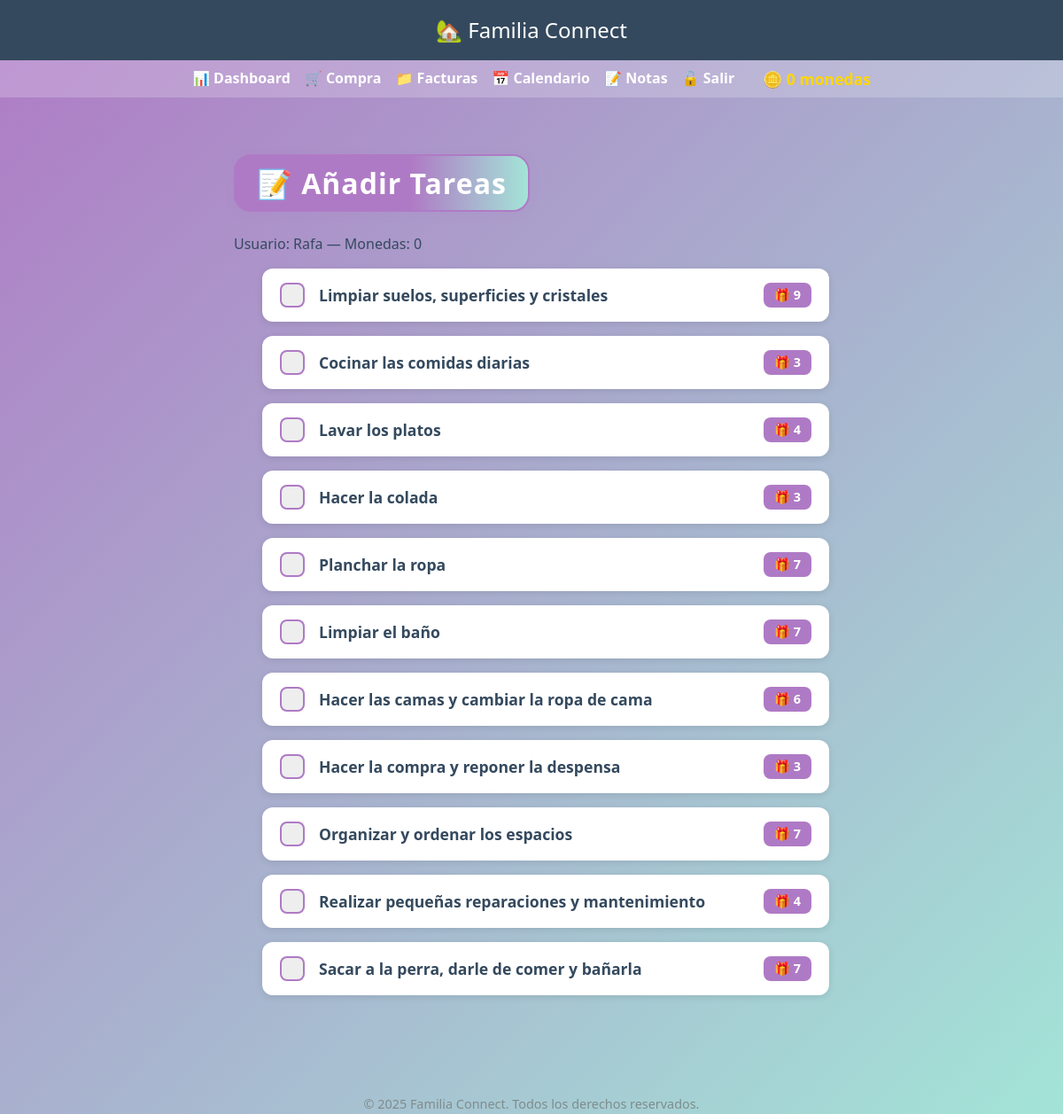
Screenshot of /añadir-tarea (signed in) with the database file from the repository.
### models.py (models this page shows, shortened)
class User(UserMixin, db.Model):
    id = db.Column(db.Integer, primary_key=True)
    username = db.Column(db.String(100), unique=True, nullable=False)
    password = db.Column(db.String(200), nullable=False)
    coins = db.Column(db.Integer, default=0)  # Monedas acumuladas por el usuario
    salary = db.Column(db.Float, default=0)  # Salario base del usuario
    tasks = relationship('Task', backref='user', lazy=True)
    coin_transactions = relationship('CoinTransaction', backref='user', lazy=True)
    claimed_rewards = relationship('ClaimedReward', backref='user', lazy=True)
    notes = relationship('Note', backref='user', lazy=True)

class TaskTemplate(db.Model):
    __tablename__ = 'task_template'
    id = db.Column(db.Integer, primary_key=True)
    description = db.Column(db.String(255), unique=True, nullable=False)
    reward_value = db.Column(db.Integer, default=1)

### app.py (the view, shortened to what this page needs)
@app.route("/añadir-tarea", methods=["GET", "POST"])
@login_required
def añadir_tarea():
    sync_daily_tasks_for_user(current_user)  # Para asegurarnos tareas diarias existen para usuario
    hoy = date.today()
    plantillas = TaskTemplate.query.all()
    tareas_estado = []
    for plantilla in plantillas:
        tarea_usuario = Task.query.filter_by(user_id=current_user.id, description=plantilla.description, date=hoy).first()
        tareas_estado.append({
            'description': plantilla.description,
            'reward_value': plantilla.reward_value,
            'completed': tarea_usuario.completed if tarea_usuario else False,
            'task_id': tarea_usuario.id if tarea_usuario else None
        })
    return render_template("añadir_tarea.html", user=current_user, tareas_estado=tareas_estado)

### app.py (called while the page is built, shortened)
@login_manager.user_loader
def load_user(user_id):
    return User.query.get(int(user_id))

def sync_daily_tasks_for_user(user):
    hoy = date.today()
    plantillas = TaskTemplate.query.all()
    for plantilla in plantillas:
        existe = Task.query.filter_by(user_id=user.id, description=plantilla.description, date=hoy).first()
    db.session.commit()

@app.context_processor
def inject_monedas_usuario():
    if current_user.is_authenticated:
        return dict(monedas_usuario=current_user.coins or 0)
    return dict(monedas_usuario=0)

### templates/añadir_tarea.html (shortened to what this page needs)
{% extends "base.html" %}
{% block content %}
<div class="container">
  <h2 class="titulo">📝 Añadir Tareas</h2>
  <p>Usuario: {{ user.username }} — Monedas: {{ user.coins or 0 }}</p>
  <ul class="lista">
    {% for tarea in tareas_estado %}
      <li class="item-tarea">
        <label class="checkbox-container">
          <span class="checkmark"></span>
        </label>
        <div class="descripcion-tarea">
          <div class="texto-tarea">{{ tarea.description }}</div>
          <div class="recompensa-tarea">🎁 {{ tarea.reward_value }}</div>
        </div>
      </li>
    {% endfor %}
  </ul>
</div>
{% endblock %}

### templates/base.html (shortened to what this page needs)
<!DOCTYPE html>
<html lang="es">
<head>
  <link href="https://cdn.jsdelivr.net/npm/bootstrap@5.3.0/dist/css/bootstrap.min.css" rel="stylesheet" />
</head>
<body>
  <header>🏡 Familia Connect</header>
  <nav>
    <a href="{{ url_for('dashboard') }}">📊 Dashboard</a>
    <a href="{{ url_for('lista_compra') }}">🛒 Compra</a>
    <a href="{{ url_for('facturas') }}">📁 Facturas</a>
    <a href="{{ url_for('calendario_tareas') }}">📅 Calendario</a>
    <a href="{{ url_for('notas') }}">📝 Notas</a>
    <a href="{{ url_for('auth.logout') }}">🔓 Salir</a>
    <span class="coin-counter">🪙 {{ monedas_usuario }} monedas</span>
  </nav>
  <div class="container">
    {% block content %}
    {% endblock %}
  </div>
</body>
<footer class="footer-note">
  &copy; 2025 Familia Connect. Todos los derechos reservados.
</footer>
</html>

### templates/base.html (style rules this page uses)
* { box-sizing: border-box; }
body { font-family: 'Segoe UI', sans-serif; margin: 0; padding: 0; background: linear-gradient(135deg, #af7ac5, #a3e4d7); color: #34495e; font-size: 16px; }
header { background-color: #34495e; color: white; padding: 1rem; text-align: center; font-size: 1.5rem; }
nav { background-color: rgba(255, 255, 255, 0.2); padding: 0.5rem; text-align: center; display: flex; flex-wrap: wrap; justify-content: center; gap: 1rem; }
nav a { color: white; text-decoration: none; font-weight: bold; transition: color 0.3s ease; font-size: 1rem; }
.coin-counter { color: #ffd700; font-weight: bold; margin-left: 1rem; display: flex; align-items: center; }
.container { max-width: 100%; padding: 1rem; margin: 0 auto; }
h2, .titulo { background: linear-gradient(90deg, #af7ac5 60%, #a3e4d7 100%); color: white !important; padding: 0.7rem 1.5rem; border-radius: 1.2rem; box-shadow: 0 2px 12px rgba(175,122,197,0.10); margin-bottom: 1.5rem; font-size: 2rem; text-align: center; letter-spacing: 1px; font-weight: 700; border: 2px solid #af7ac5; display: inline-block; }
@media (min-width: 768px) { nav { font-size: 1.1rem; } }
@media (min-width: 768px) { .container { max-width: 800px; padding: 2rem; } }
@media (min-width: 768px) { h2 { font-size: 2rem; } }
footer.footer-note { margin-top: 2rem; text-align: center; font-size: 0.9rem; color: #7f8c8d; background: none; padding: 0; border-top: none; box-shadow: none; letter-spacing: normal; }

### templates/añadir_tarea.html (style rules this page uses)
.item-tarea { background: white; border-radius: 0.75rem; box-shadow: 0 2px 8px rgba(0,0,0,0.1); padding: 1rem 1.25rem; margin-bottom: 1rem; display: flex; align-items: center; gap: 1rem; transition: box-shadow 0.3s ease; cursor: pointer; }
.checkbox-container { position: relative; display: inline-block; width: 28px; height: 28px; flex-shrink: 0; }
.checkmark { position: absolute; top: 0; left: 0; right: 0; bottom: 0; background-color: #eee; border-radius: 0.5rem; transition: background-color 0.3s; box-shadow: inset 0 0 0 2px #af7ac5; }
.checkmark:after { content: ""; position: absolute; display: none; }
.descripcion-tarea { display: flex; justify-content: space-between; align-items: center; flex: 1; user-select: none; }
.texto-tarea { font-size: 1.1rem; color: #34495e; font-weight: 600; }
.recompensa-tarea { background-color: #af7ac5; color: white; font-weight: 700; border-radius: 0.5rem; padding: 0.2rem 0.75rem; font-size: 0.9rem; user-select: none; }

### rows the page displays
User: username "Rafa", coins "0"
TaskTemplate: description "Limpiar suelos, superficies y cristales", reward_value "9"
TaskTemplate: description "Cocinar las comidas diarias", reward_value "3"
TaskTemplate: description "Lavar los platos", reward_value "4"
TaskTemplate: description "Hacer la colada", reward_value "3"
TaskTemplate: description "Planchar la ropa", reward_value "7"
TaskTemplate: description "Limpiar el baño", reward_value "7"
TaskTemplate: description "Hacer las camas y cambiar la ropa de cama", reward_value "6"
TaskTemplate: description "Hacer la compra y reponer la despensa", reward_value "3"
TaskTemplate: description "Organizar y ordenar los espacios", reward_value "7"
TaskTemplate: description "Realizar pequeñas reparaciones y mantenimiento", reward_value "4"
TaskTemplate: description "Sacar a la perra, darle de comer y bañarla", reward_value "7"
